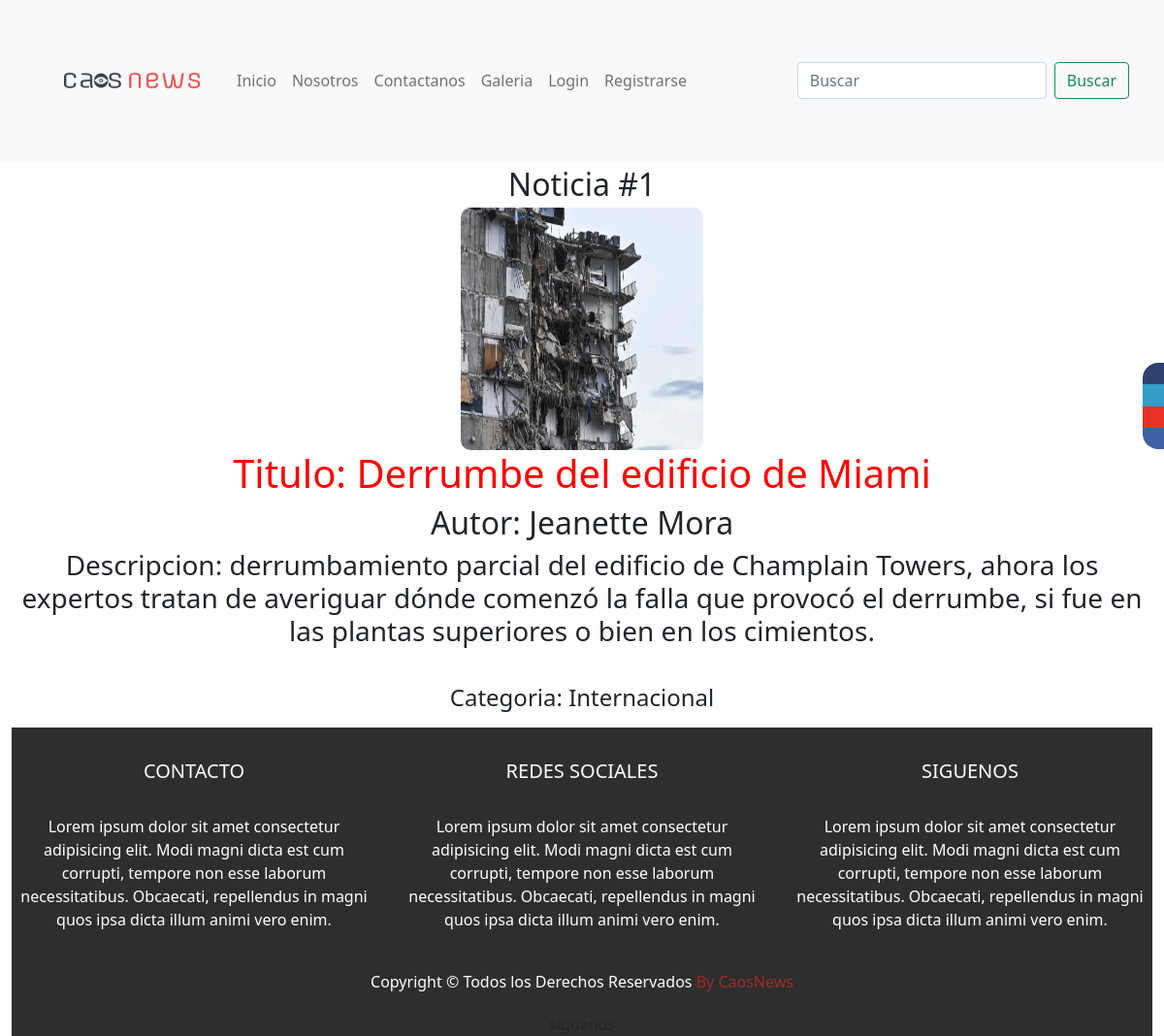
The app's page /noti/Derrumbe del edificio de Miami with its own data.
### caosNews/models.py (models this page shows, shortened)
class Noticia(models.Model):
    titulo = models.CharField(primary_key=True,max_length=80)
    autor = models.TextField(max_length=20)
    descripcion = models.TextField(max_length=350)
    imagen = models.ImageField(upload_to='noticias',null=True)
    categoria = models.ForeignKey(Categoria, on_delete=models.CASCADE)
    comentario = models.TextField (null=True,default='sin comentario')
    fecha = models.DateField(default=datetime.date.today)
    publicar = models.BooleanField(default=False)

class Categoria(models.Model):
    nombre_noticia = models.CharField(primary_key=True,max_length=25)
    id_noticia = models.IntegerField()

### caosNews/views.py (the view)
# urls.py: path('noti/<id>',noti, name='NOTI'),
def noti(request, id):
    noticia= Noticia.objects.get(titulo=id)
    contexto = {"noticia":noticia}
    return render(request,"noti.html",contexto)

### caosNews/templates/noti.html
{% extends "base_formu.html" %}
{% load static %}
{% block contenido %}
<div style="text-align: center;font-size: xx-large;">
    Noticia #1
<div>
<table class="table table-info">
<thead>
    <tr>
        <img src="{{noticia.imagen.url}}" alt="" width="250px" height="250px">
    </tr>
    <tr><h1 style="text-align: center;color:red;">Titulo: {{noticia.titulo}}</h1></tr>
    <tr><h2>Autor: {{noticia.autor}}</h2></tr>
    <tr><h3>Descripcion: {{noticia.descripcion}}</h3></tr>
    <tr><h4>Categoria: {{noticia.categoria.nombre_noticia}}</h4></tr>
</thead>
</table>
</div>
</div>
{% endblock contenido %}

### records on screen
Noticia: imagen (picture), titulo "Derrumbe del edificio de Miami", autor "Jeanette Mora", descripcion "derrumbamiento parcial del edificio de Champlain Towers, ahora los expertos tratan de averiguar dónde comenzó la falla que provocó el derrumbe, si fue en las plantas superiores o bien en los cimientos.", categoria.nombre_noticia "Internacional"
